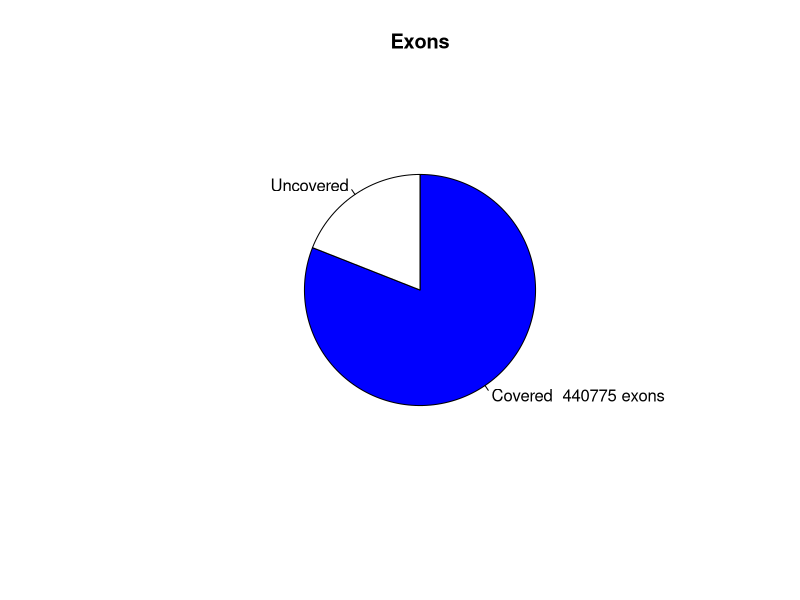

Write the R code that produced this figure.
png("/rds/user/is460/hpc-work/muscle-rnaseq/ezbamqc/output/figs/srpk3_hom_ttnb_het_1.read_distr_pie.png",width=500,height=500,units="px")
pie(c(440775,103533),labels=c("Covered  440775 exons","Uncovered"),main="Exons",radius=0.6,clockwise=T,col=c("blue","white"))
dev.state = dev.off()
